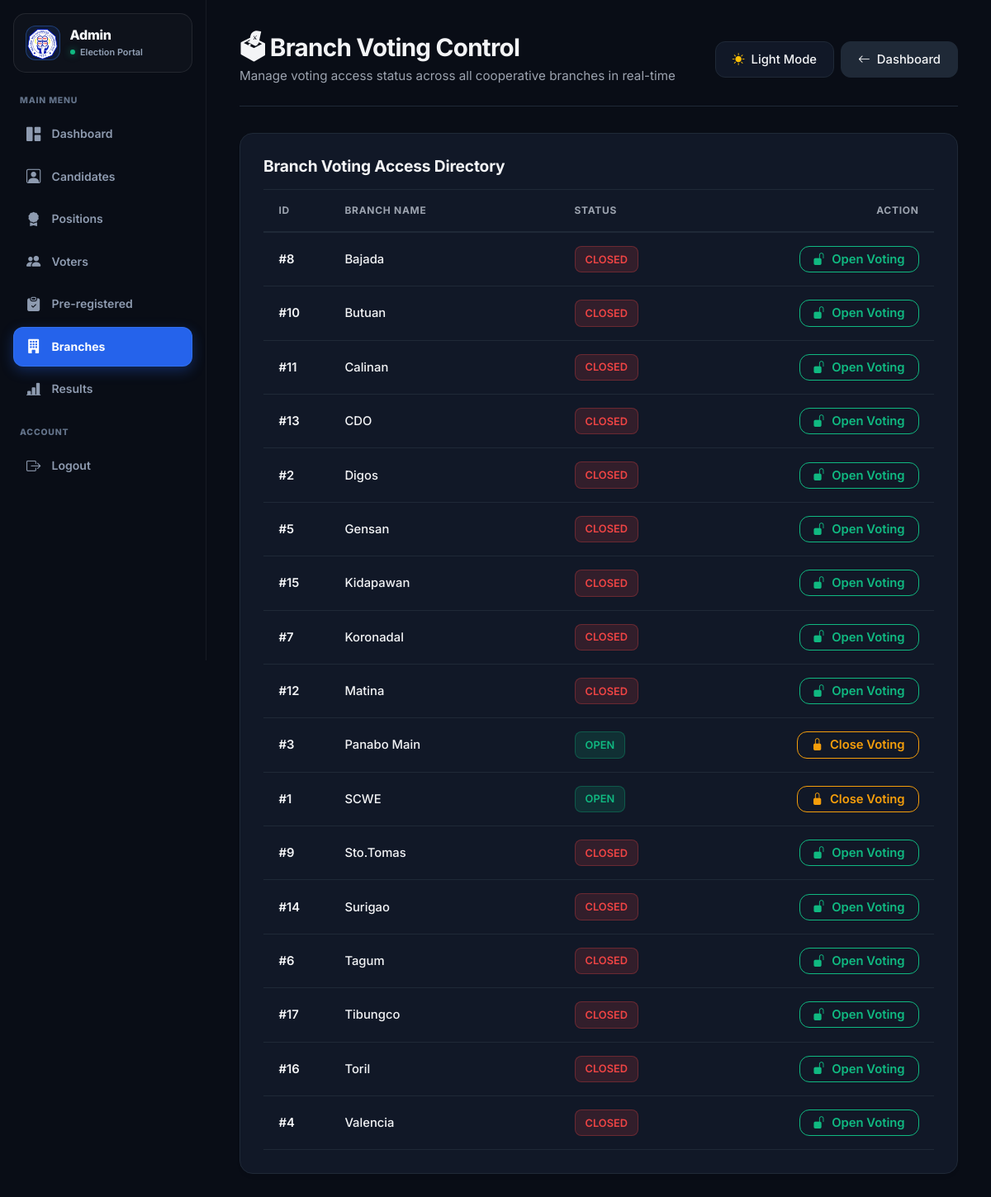
Screenshot of /admin/elections.php (signed in) with the database file from the repository.
### tables this page shows
CREATE TABLE `election_schedules` (
  `id` int(11) NOT NULL,
  `branch_name` varchar(255) NOT NULL,
  `status` enum('OPEN','CLOSED') NOT NULL DEFAULT 'CLOSED',
  `created_at` timestamp NOT NULL DEFAULT current_timestamp()
);

### admin/elections.php (the view, shortened to what this page needs)
<?php
include '../config/db.php';
$schedules = $conn->query("
    SELECT *
    FROM election_schedules
    ORDER BY branch_name ASC
");
function esc($s) { return htmlspecialchars($s ?? ''); }
?>
<!DOCTYPE html>
<html lang="en">
<head>
    <link href="https://cdn.jsdelivr.net/npm/bootstrap@5.3.3/dist/css/bootstrap.min.css" rel="stylesheet">
    <link href="https://cdn.jsdelivr.net/npm/bootstrap-icons@1.11.3/font/bootstrap-icons.min.css" rel="stylesheet">
</head>
<body>
<?php include 'sidebar.php'; ?>
<main class="main-content">
    <div class="page-header d-flex justify-content-between align-items-center flex-wrap gap-3">
        <div>
            <h2 class="page-title mb-1">🗳 Branch Voting Control</h2>
            <div class="section-subtitle">Manage voting access status across all cooperative branches in real-time</div>
        </div>
        <div class="d-flex gap-2">
            <button id="theme-toggle" type="button" class="btn btn-theme btn-sm d-flex align-items-center gap-2">
            </button>
            <a href="dashboard.php" class="btn btn-secondary btn-sm d-flex align-items-center gap-2">
                <i class="bi bi-arrow-left"></i> Dashboard
            </a>
        </div>
    </div>
    <div class="card">
        <div class="card-body">
            <h5 class="card-title mb-3">Branch Voting Access Directory</h5>
            <div class="table-responsive">
                <table class="table table-hover align-middle">
                    <thead>
                        <tr>
                            <th style="width: 80px;">ID</th>
                            <th>Branch Name</th>
                            <th>Status</th>
                            <th class="text-end" width="220">Action</th>
                        </tr>
                    </thead>
                    <tbody>
                    <?php while($row = $schedules->fetch_assoc()){ ?>
                        <tr>
                            <td class="text-muted fw-semibold">#<?= (int)$row['id']; ?></td>
                            <td class="fw-medium"><?= esc($row['branch_name']); ?></td>
                            <td>
                                <?php if($row['status'] == 'OPEN'){ ?>
                                    <span class="badge-open">OPEN</span>
                                <?php } else { ?>
                                    <span class="badge-closed">CLOSED</span>
                                <?php } ?>
                            </td>
                            <td class="text-end">
                                <a href="?toggle=<?= (int)$row['id']; ?>" class="btn btn-sm <?= ($row['status']=='OPEN') ? 'btn-outline-warning' : 'btn-outline-success'; ?> py-1 px-3">
                                    <?= ($row['status']=='OPEN') ? '<i class="bi bi-lock-fill me-1"></i> Close Voting' : '<i class="bi bi-unlock-fill me-1"></i> Open Voting'; ?>
                                </a>
                            </td>
                        </tr>
                    <?php } ?>
                    </tbody>
                </table>
            </div>
        </div>
    </div>
</main>
</body>
</html>

### admin/elections.php (style rules this page uses)
:root { color-scheme: dark; --bg: #090d16; --surface: #111827; --text: #f3f4f6; --muted: #9ca3af; --border: #1f2937; --card: #111827; --surface-strong: #1f2937; --btn-bg: #3b82f6; --btn-color: #ffffff; --link: #60a5fa; --table-row-bg: #111827; --table-row-text: #f3f4f6; --sidebar-bg: #090d16; --sidebar-border: #1f2937; --sidebar-hover: #161e2e; --sidebar-active: #1d4ed8; --sidebar-active-text: #ffffff; --bs-table-color: #f3f4f6; --bs-table-bg: #111827; }
body { font-family: "Inter", system-ui, -apple-system, "Segoe UI", Roboto, sans-serif; background: var(--bg); color: var(--text); min-height: 100vh; margin: 0; padding: 0; -webkit-font-smoothing: antialiased; }
.main-content { margin-left: 250px; padding: 2.5rem; min-width: 0; min-height: 100vh; box-sizing: border-box; }
.page-header { padding-bottom: 1.5rem; margin-bottom: 2rem; border-bottom: 1px solid var(--border); }
.page-title { font-weight: 700; letter-spacing: -0.025em; color: var(--text); font-size: 1.85rem; }
.section-subtitle { font-size: 0.95rem; color: var(--muted); margin-top: 0.35rem; }
.btn { border-radius: 0.75rem; font-weight: 500; padding: 0.6rem 1.25rem; font-size: 0.925rem; transition: all 0.2s ease; }
.btn-theme { border-color: var(--border); color: var(--text); background: var(--surface); }
.btn-secondary { color: var(--text) !important; background-color: var(--surface-strong) !important; border-color: var(--border) !important; }
.btn-outline-warning, .btn-outline-success { font-weight: 600; }
.btn-outline-warning { color: #f59e0b; border-color: #f59e0b; }
.btn-outline-success { color: #10b981; border-color: #10b981; }
.card { background-color: var(--card) !important; border: 1px solid var(--border) !important; border-radius: 1rem; box-shadow: 0 4px 6px -1px rgba(0, 0, 0, 0.03); color: var(--text) !important; margin-bottom: 1.75rem; }
.card-body { padding: 1.75rem; background-color: transparent !important; }
.card-title { font-weight: 700; color: var(--text) !important; font-size: 1.2rem; letter-spacing: -0.01em; }
.table { --bs-table-bg: var(--table-row-bg) !important; --bs-table-color: var(--table-row-text) !important; --bs-table-border-color: var(--border) !important; color: var(--table-row-text) !important; background-color: var(--table-row-bg) !important; margin-bottom: 0; vertical-align: middle; }
.table th, .table td { color: var(--table-row-text) !important; background-color: var(--table-row-bg) !important; border-color: var(--border) !important; border-top: 1px solid var(--border); border-bottom: 1px solid var(--border); padding: 1rem 1.15rem; font-size: 0.925rem; }
.table thead th { border-bottom: 2px solid var(--border) !important; background-color: var(--table-row-bg) !important; color: var(--muted) !important; font-weight: 700; text-transform: uppercase; font-size: 0.75rem; letter-spacing: 0.06em; }
.table tbody tr { background-color: var(--table-row-bg) !important; transition: background-color 0.15s ease; }
.badge-open { background: rgba(16, 185, 129, 0.15); color: #10b981; padding: 0.35rem 0.75rem; border-radius: 0.5rem; font-weight: 600; font-size: 0.8rem; border: 1px solid rgba(16, 185, 129, 0.3); display: inline-block; }
.badge-closed { background: rgba(239, 68, 68, 0.15); color: #ef4444; padding: 0.35rem 0.75rem; border-radius: 0.5rem; font-weight: 600; font-size: 0.8rem; border: 1px solid rgba(239, 68, 68, 0.3); display: inline-block; }

### rows the page displays
election_schedules: id "8", branch_name "Bajada", status "CLOSED"
election_schedules: id "10", branch_name "Butuan", status "CLOSED"
election_schedules: id "11", branch_name "Calinan", status "CLOSED"
election_schedules: id "13", branch_name "CDO", status "CLOSED"
election_schedules: id "2", branch_name "Digos", status "CLOSED"
election_schedules: id "5", branch_name "Gensan", status "CLOSED"
election_schedules: id "15", branch_name "Kidapawan", status "CLOSED"
election_schedules: id "7", branch_name "Koronadal", status "CLOSED"
election_schedules: id "12", branch_name "Matina", status "CLOSED"
election_schedules: id "3", branch_name "Panabo Main", status "OPEN"
election_schedules: id "1", branch_name "SCWE", status "OPEN"
election_schedules: id "9", branch_name "Sto.Tomas", status "CLOSED"
election_schedules: id "14", branch_name "Surigao", status "CLOSED"
election_schedules: id "6", branch_name "Tagum", status "CLOSED"
election_schedules: id "17", branch_name "Tibungco", status "CLOSED"
election_schedules: id "16", branch_name "Toril", status "CLOSED"
election_schedules: id "4", branch_name "Valencia", status "CLOSED"
